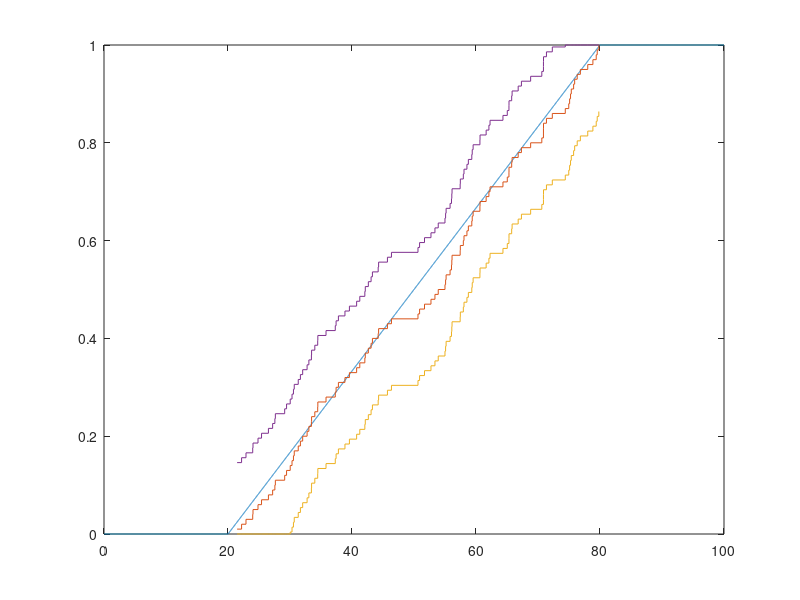

This figure's MATLAB source:
pkg load statistics

n = 100;
a = 20;
b = 80;

df_x = 0:0.01:n;
df_y = unifcdf(df_x, a, b);

edf_x = sort(unifrnd(a, b, 1, n));
edf_y = 1/n:1/n:1;

[st_a, st_b] = stairs(edf_x, edf_y);

gamma = 0.95;
u = 1.36; 
delta = u / sqrt(n);
edf_y_minus = max(0, st_b - delta);
edf_y_plus = min(1, st_b + delta);
plot(df_x, df_y, st_a, st_b, st_a, edf_y_minus, st_a, edf_y_plus);